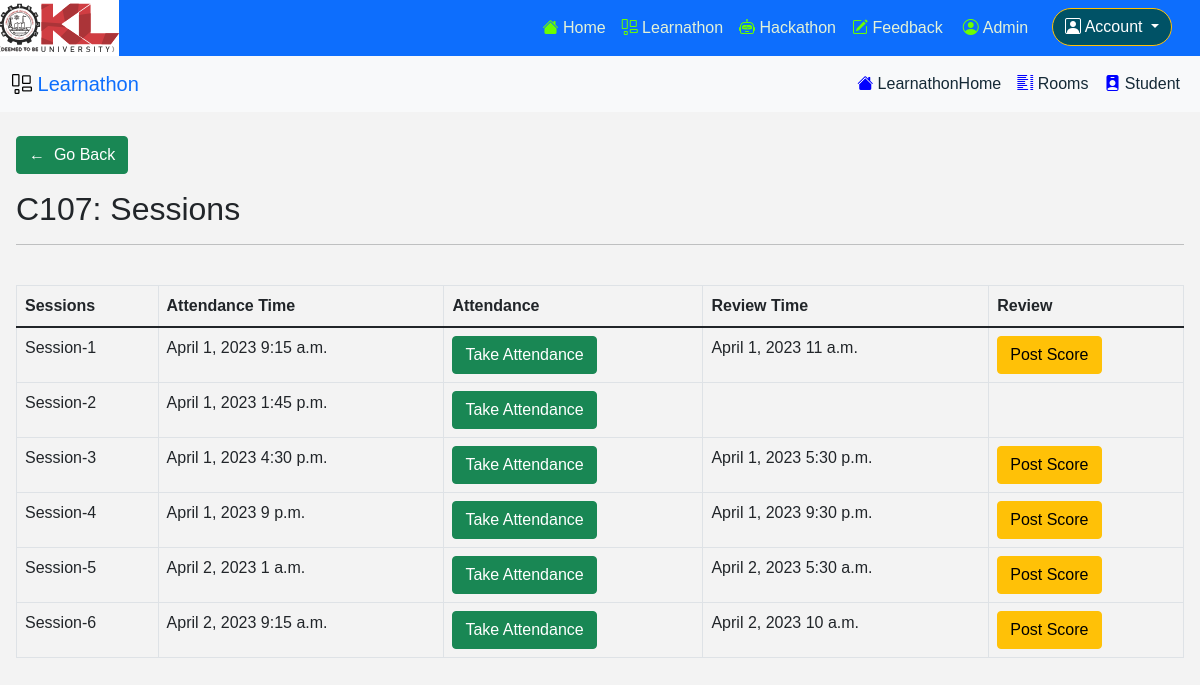
The app's page /learnathon/rooms/C107 (signed in) with its own data.
### pages/models.py (models this page shows, shortened)
class Room(models.Model):
    choices = (
        ('Ground Floor', 'Ground Floor'),
        ('First Floor', 'First Floor'),
        ('Second Floor', 'Second Floor'),
        ('Third Floor', 'Third Floor'),
        ('Fourth Floor', 'Fourth Floor'),
        ('Fifth Floor', 'Fifth Floor'),
        ('Sixth Floor', 'Sixth Floor')
    )
    number = models.CharField(max_length=10, unique=True)
    floor = models.CharField(choices=choices, max_length=255)

class Review(models.Model):
    number = models.IntegerField()
    instructions = models.TextField()
    questions = models.TextField()
    score_required = models.BooleanField(default=True)
    time_of_attendance = models.TimeField(null=True)
    time_of_review = models.TimeField()
    date_of_review = models.DateField()
    attendance_open = models.BooleanField(default=True)
    scoring_open = models.BooleanField(default=True)

### learnathon/views.py (the view)
# urls.py: path('rooms/<str:room_no>', review_page, name='learnathon_review_page'),
def review_page(request, room_no):
    if not request.user.is_authenticated:
        return redirect('login')
    reviews = Review.objects.all()
    room = Room.objects.get(number=room_no)
    context = {'room': room, 'reviews': reviews}
    return render(request, 'learnathon/review_page.html', context=context)

### learnathon/templatetags/has_group.py (called while the page is built)
@register.filter(name='has_group')
def has_group(user, group_name):
    return user.groups.filter(name=group_name).exists()

### learnathon/templates/learnathon/review_page.html (shortened to what this page needs)
{% extends 'learnathon/base.html' %}
{% block content %}
<br />
<div class="mx-3">
<a class="btn btn-success" href="{% url 'learnathon_rooms' %}">&larr;&nbsp;&nbsp;Go Back</a>
<h2 class="my-3"> {{room.number}}: Sessions </h2>
<hr /><br />
<table class="table table-bordered table-hover">
    <thead>
      <tr>
        <th scope="col">Sessions</th>
        <th scope="col">Attendance Time</th>
        <th scope="col">Attendance</th>
        <th scope="col">Review Time</th>
        <th scope="col">Review</th>
      </tr>
    </thead>
    <tbody>
      {% for review in reviews %}
      <tr>
        <td>Session-{{review.number}}</td>
        <td>{{review.date_of_review}} {{review.time_of_attendance}}</td>
        <td>
        {% if review.attendance_open %}
        <a class="btn btn-success" href="{% url 'learnathon_review_room_attendance' number=review.number room_no=room.number %}">Take Attendance</a>
        {% else %}
        Attendance is closed for this session.
        {% endif %}
        </td>
        <td>{% if review.score_required %}{{review.date_of_review}} {{review.time_of_review}}{% endif %}</td>
        <td>
        {% if review.score_required and review.scoring_open %}
        <a class="btn btn-warning" href="{% url 'learnathon_review_score_post' review_no=review.number room_no=room.number %}">Post Score</a>
        {% else %}
        {% if review.score_required and not review.scoring_open %}
        Review Scoring has been closed for this session.
        {% endif %}
        {% endif %}
        </td>
      </tr>
      {% endfor %}
    </tbody>
  </table>
</div>
{% endblock content %}

### static/css/main.css (style rules this page uses)
* { margin: 0; padding: 0; box-sizing: border-box; font-family: 'Montserrat', sans-serif; }
body { background: #f3f3f3; }

### records on screen
Room: number "C107"
Review: number "1", date_of_review "April 1, 2023", time_of_attendance "9:15 a.m.", attendance_open "Take Attendance", time_of_review "11 a.m.", score_required "Post Score"
Review: number "2", date_of_review "April 1, 2023", time_of_attendance "1:45 p.m.", attendance_open "Take Attendance"
Review: number "3", date_of_review "April 1, 2023", time_of_attendance "4:30 p.m.", attendance_open "Take Attendance", time_of_review "5:30 p.m.", score_required "Post Score"
Review: number "4", date_of_review "April 1, 2023", time_of_attendance "9 p.m.", attendance_open "Take Attendance", time_of_review "9:30 p.m.", score_required "Post Score"
Review: number "5", date_of_review "April 2, 2023", time_of_attendance "1 a.m.", attendance_open "Take Attendance", time_of_review "5:30 a.m.", score_required "Post Score"
Review: number "6", date_of_review "April 2, 2023", time_of_attendance "9:15 a.m.", attendance_open "Take Attendance", time_of_review "10 a.m.", score_required "Post Score"
